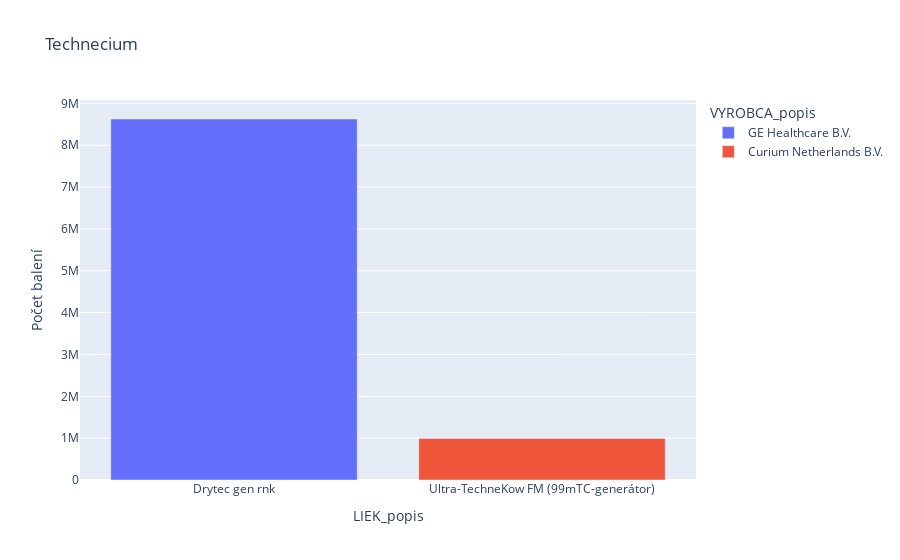

Notebook code cell kept with this figure:
### Markdown cell above
## Grafy jednotlivych ucinnych latok

### Code cell
technecium = top20tab["V09FX01"]

for i,popis in enumerate(technecium['LIEK_popis']):
    if 'Drytec gen' in popis:
        technecium.iloc[i,3] = 'Drytec gen rnk'
    elif "Ultra-TechneKow" in popis:
        technecium.iloc[i,3] = 'Ultra-TechneKow FM (99mTC-generátor)'

technecium = technecium.groupby(['LIEK_popis', 'STAT_popis', 'VYROBCA_popis']).sum().reset_index()
fig = px.bar(technecium, x='LIEK_popis', y='Počet balení', color='VYROBCA_popis', title='Technecium')
fig.show()

### Figure 1 — Plotly figure (JSON) as saved in the notebook; plotly's stock layout.template omitted (floating-point values rounded to 4 significant figures)
{"data": [{"alignmentgroup": "True", "hovertemplate": "VYROBCA_popis=GE Healthcare B.V.<br>LIEK_popis=%{x}<br>Počet balení=%{y}<extra></extra>", "legendgroup": "GE Healthcare B.V.", "marker": {"color": "#636efa"}, "name": "GE Healthcare B.V.", "offsetgroup": "GE Healthcare B.V.", "orientation": "v", "showlegend": true, "textposition": "auto", "type": "bar", "x": ["Drytec gen rnk"], "xaxis": "x", "y": [8626000.0], "yaxis": "y"}, {"alignmentgroup": "True", "hovertemplate": "VYROBCA_popis=Curium Netherlands B.V.<br>LIEK_popis=%{x}<br>Počet balení=%{y}<extra></extra>", "legendgroup": "Curium Netherlands B.V.", "marker": {"color": "#EF553B"}, "name": "Curium Netherlands B.V.", "offsetgroup": "Curium Netherlands B.V.", "orientation": "v", "showlegend": true, "textposition": "auto", "type": "bar", "x": ["Ultra-TechneKow FM (99mTC-generátor)"], "xaxis": "x", "y": [992000], "yaxis": "y"}], "layout": {"barmode": "relative", "legend": {"title": {"text": "VYROBCA_popis"}, "tracegroupgap": 0}, "title": {"text": "Technecium"}, "xaxis": {"anchor": "y", "domain": [0, 1], "title": {"text": "LIEK_popis"}}, "yaxis": {"anchor": "x", "domain": [0, 1], "title": {"text": "Počet balení"}}}}
